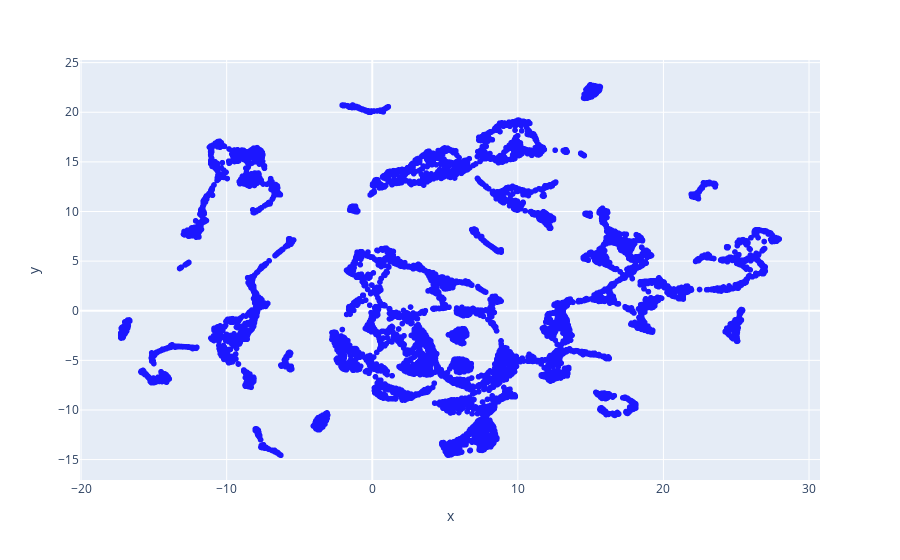

Notebook source saved alongside this figure:
### Markdown cell above
When compared against no clustered data, it's cool and interesting to see how well the algorithm works.

### Code cell
fig = px.scatter(
    x=geo_arr[:,0], y=geo_arr[:,1],
    custom_data=[geo['country'], geo['city'], geo['continent']],
    color_discrete_sequence=[
        '#1c17ff'
    ]
)
fig.update_traces(
    hovertemplate="<br>".join([
        "city: %{customdata[1]}",
        "country: %{customdata[0]}",
        "continent: %{customdata[2]}"
    ])
)
fig.show()

### Figure 1 — Plotly figure (JSON) as saved in the notebook; plotly's stock layout.template omitted (floating-point values rounded to 4 significant figures; data arrays with more than 128 entries replaced by an {"elided": "..."} marker saying what was removed)
{"data": [{"customdata": {"elided": "9083x3 str values"}, "hovertemplate": "city: %{customdata[1]}<br>country: %{customdata[0]}<br>continent: %{customdata[2]}", "legendgroup": "", "marker": {"color": "#1c17ff", "symbol": "circle"}, "mode": "markers", "name": "", "showlegend": false, "type": "scattergl", "x": {"elided": "9083 float values"}, "xaxis": "x", "y": {"elided": "9083 float values"}, "yaxis": "y"}], "layout": {"legend": {"tracegroupgap": 0}, "margin": {"t": 60}, "xaxis": {"anchor": "y", "domain": [0, 1], "title": {"text": "x"}}, "yaxis": {"anchor": "x", "domain": [0, 1], "title": {"text": "y"}}}}
